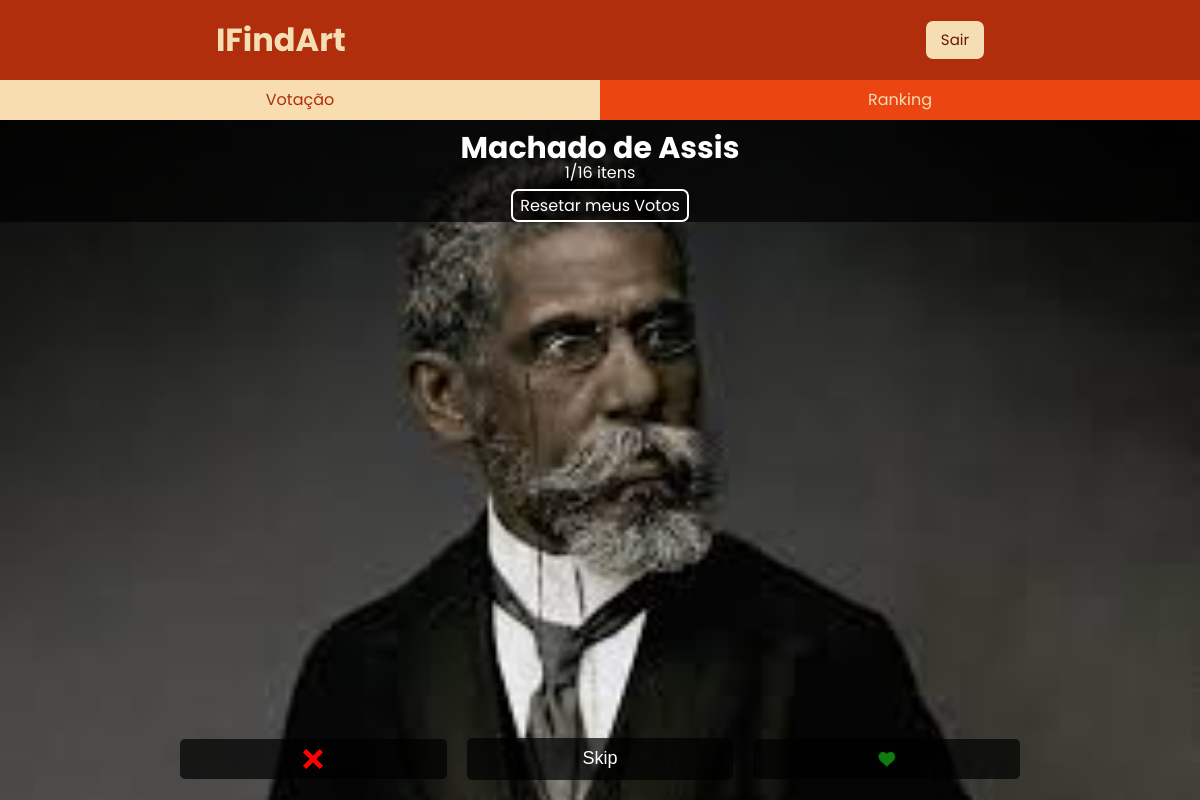
Page /restrita.php (signed in) on the committed database.
### tables this page shows
CREATE TABLE `item` (
  `idItem` int(11) NOT NULL,
  `titulo` varchar(255) NOT NULL,
  `imagem` varchar(255) NOT NULL
);

### src/MySQL.php (called while the page is built, shortened)
<?php
class MySQL {
    private $connection;
    public function __construct() {
        $this->connection = new \mysqli(HOST, USUARIO, SENHA, BANCO);
        $this->connection->set_charset("utf8");
    }
    public function consulta($sql) {
        $result = $this->connection->query($sql);
        $data = [];
        while ($row = $result->fetch_assoc()) {
            $data[] = $row;
        }
        return $data;
    }
}
?>

### src/Voto.php (called while the page is built, shortened)
<?php
require_once __DIR__ . "/MySQL.php";
class Voto implements ActiveRecord {
    public static function findAllByUsuario($idUsurio): array {
        $db = new MySQL();
        $sql = sprintf("SELECT * FROM voto WHERE idUsuario = %d", intval($idUsurio));
        $results = $db->consulta($sql);
        $votos = [];
        foreach ($results as $row) {
            $voto = $row['idItem'];
            $votos[] = $voto;
        }
        return $votos;
    }
}

### src/Item.php (called while the page is built, shortened)
<?php
require_once __DIR__ . "/MySQL.php";
class Item implements ActiveRecord {
    public static function findAll(): array {
        $db = new MySQL();
        $sql = "SELECT * FROM item";
        $results = $db->consulta($sql);
        $items = [];
        foreach ($results as $row) {
            $item = new self();
            $item->idItem = $row['idItem'];
            $item->titulo = $row['titulo'];
            $item->imagem = $row['imagem'];
            $items[] = $item;
        }
        return $items;
    }
    public static function getItemAleatorio(array $idsVotados): ?array {
        $db = new MySQL();
        $sql = "SELECT * FROM item";
        if (!empty($idsVotados)) {
            $ids = implode(',', array_map('intval', $idsVotados));
            $sql .= " WHERE idItem NOT IN ($ids)";
        }
        $sql .= " ORDER BY RAND() LIMIT 1";
        $result = $db->consulta($sql);
        return $result[0] ?? null;
    }
}

### restrita.php (the view, shortened to what this page needs)
<?php
$modo = isset($_GET['mode']) ? $_GET['mode'] : 'votacao';
$votados = Voto::findAllByUsuario($_SESSION['idUsuario']);
$itemAleatorio = null;
if ($modo === 'votacao') {
    $itemAleatorio = Item::getItemAleatorio($votados);
} elseif ($modo === 'ranking') {
    $ranking = Item::getRankingCompleto();
}
?>
<!DOCTYPE html>
<html lang="pt-br">
<head>
    <link rel="stylesheet" href="style.css">
</head>
<body>
    <div class="container" style='height:100dvh;'>
        <?php include 'HeaderFooter/header.php'; ?>
        <div class='LC' style='height: 5vh;'>
            <div class='itemLC' style='background-color:#f8ddb0; color:#B02E0C;'>
                <a href="?mode=votacao">Votação</a>
            </div>
            <div class='itemLC' style='background-color:#EB4511'>
                <a href="?mode=ranking">Ranking</a>
            </div>
        </div>
        <?php if ($modo === 'votacao'): ?>
            <div class="containerVotacao" style='height: 85vh;'>
                <?php if ($itemAleatorio): ?>
                    <div class="votacaoFoto" style="background-image: url('images/<?= htmlspecialchars($itemAleatorio['imagem']); ?>');">
                        <div class="barraArtista" >
                            <h2><?= htmlspecialchars($itemAleatorio['titulo']); ?></h2>
                            <?php
                            if (Voto::findAllByUsuario($_SESSION['idUsuario'])) {
                                $votos = Voto::findAllByUsuario($_SESSION['idUsuario']);
                                $totalVotos = count($votos);
                                $totalItens = count(Item::findAll());
                                echo "<p>{$totalVotos}/{$totalItens} itens</p>";
                                echo "<a href='resetarVotos.php' class='botaoResetarVotos' style='border: 2px solid white; padding:3px 7px; border-radius: 7px;'>Resetar meus Votos</a>";
                            }
                            ?>
                        </div>
                        <div class="containerBotoesVotacao">
                        <form class="botoesVotacao" method="POST" action="votar.php">
                            <button type="submit" name="voto" value="0" class="botao"><img src="images/dislike.png"></button>
                            <button type="submit" name="voto" value="2" class="botao">Skip</button>
                            <button type="submit" name="voto" value="1" class="botao"><img src="images/like.png"></button>
                        </form></div>
                    </div>
                <?php else: ?>
                    <p>Nenhum item disponível para votação.</p>
                <?php endif; ?>
            </div>
<?php endif; ?>
</div>
</body>
</html>

### style.css (style rules this page uses)
* { margin: 0; padding: 0; box-sizing: border-box; line-height: 1.2; }
.container { width: 100vw; min-height: 100vh; display: flex; flex-direction: column; font-family: 'Poppins', sans-serif; color: wheat; text-align: center; }
.main, .metade, .LouC, .preView, form, .informacoes, .tituloPV, .itemLC, .item, .posicao, .boxFoto, header, footer, .opcoes, .boxCadastroItem, .tituloAdmin, .opcoesCadastro { display: flex; align-items: center; justify-content: center; }
.main, .metade, .LouC, .preView, form, .boxCadastroItem { flex-direction: column; }
a { text-decoration: none; color: inherit; }
h2 { font-size: 20px; }
.LC { width: 100vw; display: flex; flex: 1; height: 20vh; }
.itemLC { width: 50%; background-color: #ff7f3f; }
button { border: none; border-radius: 7px; }
form { width: 100%; }
.containerVotacao { background-color: #B02E0C; }
.containerVotacao { width: 100vw; height: 100vh; display: flex; flex-direction: column; align-items: center; justify-content: space-between; background-color: black; }
.votacaoFoto { width: 100%; height: 100vh; display: flex; flex-direction: column; justify-content: space-between; background-size: cover; background-position: center; background-repeat: no-repeat; position: relative; }
.barraArtista { width: 100%; background-color: rgba(0, 0, 0, 0.7); color: white; text-align: center; padding: 10px; position: absolute; top: 0; height: 15%; }
.barraArtista h2 { height: 40%; font-size: 30px; }
.barraArtista p { height: 40%; }
.barraArtista a { height: 20%; }
.botoesVotacao { display: flex; flex-direction: row; width: 70%; gap: 20px; }
.botoesVotacao button img { width: 20px; }
.botoesVotacao button { display: flex; align-items: center; justify-content: center; }
.containerBotoesVotacao { position: absolute; align-items: center; justify-content: center; bottom: 20px; width: 100%; display: flex; flex-direction: column; }
.botoesVotacao .botao { padding: 10px 20px; font-size: 18px; border: none; border-radius: 5px; background-color: rgba(0, 0, 0, 0.7); color: white; cursor: pointer; flex: 1; }

### rows in the picture
item: imagem (picture), titulo "Machado de Assis"

### other values in the picture
$totalVotos "1"
$totalItens "16"
